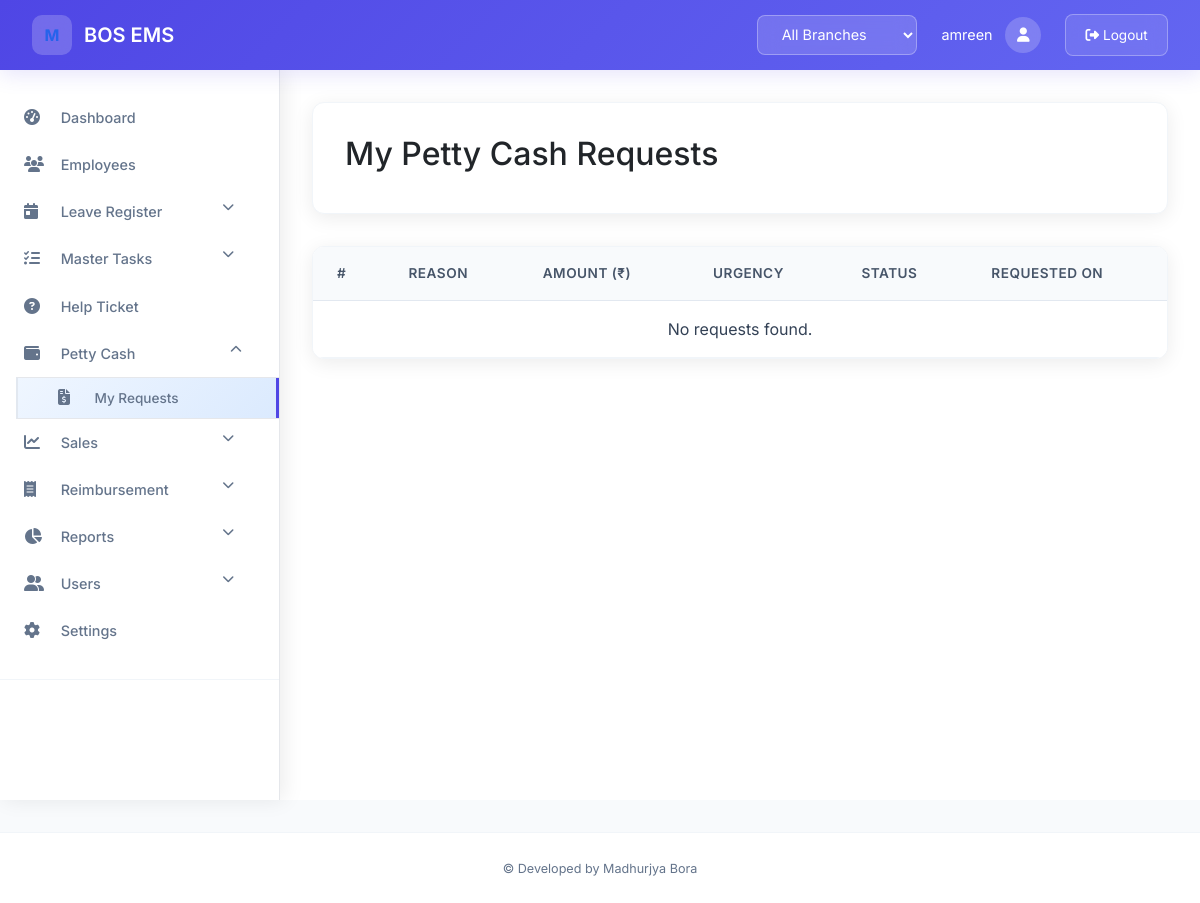
The page /petty_cash/ (signed in) on the database as committed earlier.
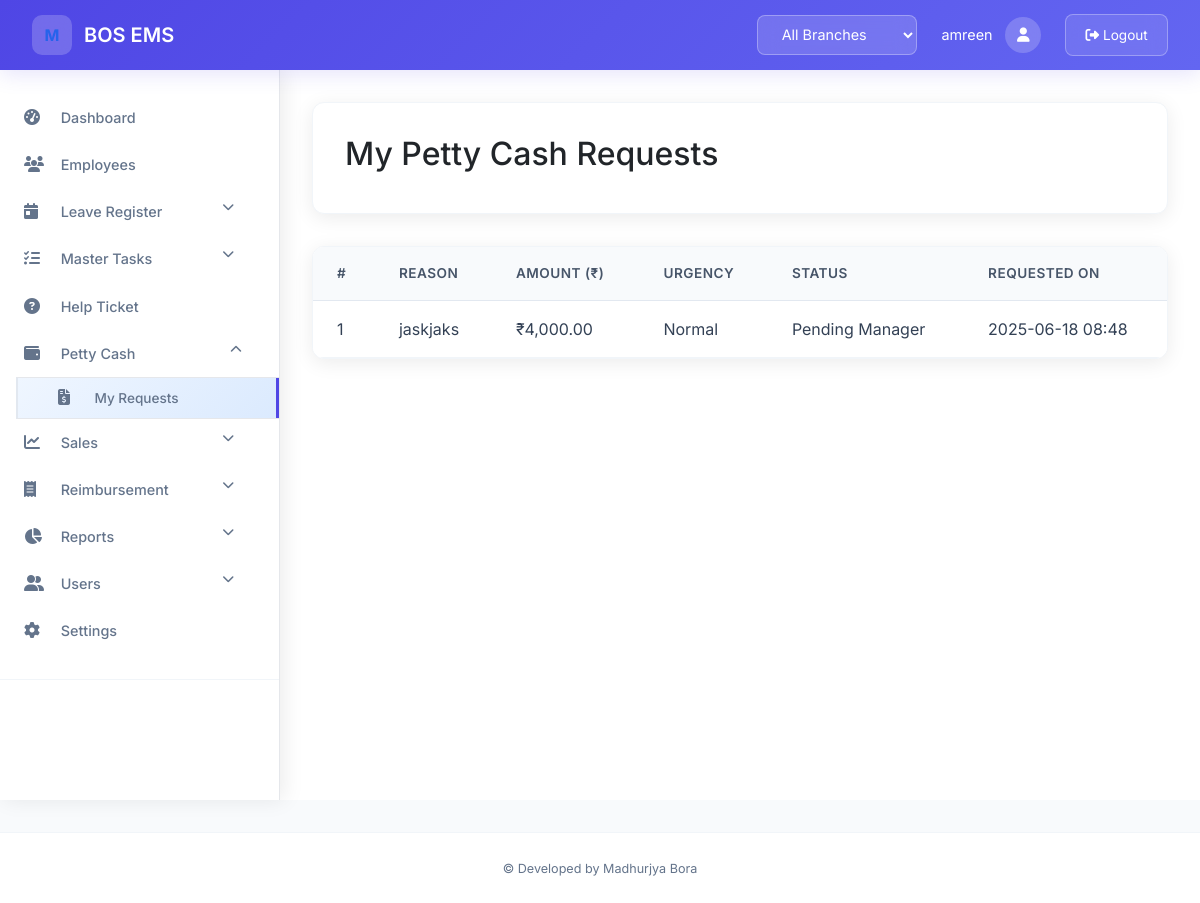
The same page on the database as committed later.
### apps/petty_cash/models.py (models this page shows, shortened)
class PettyCashRequest(models.Model):
    URGENCY_CHOICES = [
        ('Low', 'Low'),
        ('Medium', 'Medium'),
        ('High', 'High'),
    ]
    STATUS_CHOICES = [
        ('Pending', 'Pending'),
        ('Manager Approved', 'Manager Approved'),
        ('Manager Rejected', 'Manager Rejected'),
        ('Finance Approved', 'Finance Approved'),
        ('Finance Rejected', 'Finance Rejected'),
    ]
    requester         = models.ForeignKey(User, on_delete=models.CASCADE)
    reason            = models.TextField()
    amount            = models.DecimalField(max_digits=10, decimal_places=2)
    urgency           = models.CharField(max_length=10, choices=URGENCY_CHOICES, default='Low')
    status            = models.CharField(max_length=20, choices=STATUS_CHOICES, default='Pending')
    manager_comment   = models.TextField(blank=True, null=True)
    finance_comment   = models.TextField(blank=True, null=True)
    created_at        = models.DateTimeField(auto_now_add=True)
    updated_at        = models.DateTimeField(auto_now=True)

### apps/petty_cash/views.py (the view)
# urls.py: path('',              views.list_requests,     name='list_requests'),
@login_required
def list_requests(request):
    qs = PettyCashRequest.objects.filter(requester=request.user).order_by('-created_at')
    return render(request, 'petty_cash/list_requests.html', {
        'requests': qs
    })

### apps/core/templatetags/group_tags.py (called while the page is built)
@register.filter
def has_group(user, name):
    return user.groups.filter(name=name).exists()

### templates/petty_cash/list_requests.html (shortened to what this page needs)
{% extends "base.html" %}
{% load humanize %}
{% block content %}
<div class="page-header">
  <h2>My Petty Cash Requests</h2>
</div>
<div class="content-card">
  <div class="table-responsive">
    <table class="table mb-0">
      <thead>
        <tr>
          <th>#</th>
          <th>Reason</th>
          <th>Amount (₹)</th>
          <th>Urgency</th>
          <th>Status</th>
          <th>Requested On</th>
        </tr>
      </thead>
      <tbody>
        {% for req in requests %}
        <tr>
          <td>{{ forloop.counter }}</td>
          <td>{{ req.reason }}</td>
          <td>₹{{ req.amount|floatformat:2|intcomma }}</td>
          <td>{{ req.get_urgency_display }}</td>
          <td>{{ req.status }}</td>
          <td>{{ req.created_at|date:"Y-m-d H:i" }}</td>
        </tr>
        {% empty %}
        <tr>
          <td colspan="6" class="text-center">No requests found.</td>
        </tr>
        {% endfor %}
      </tbody>
    </table>
  </div>
</div>
{% endblock %}

Rows that differ between the two databases and show on the page:
added PettyCashRequest: reason "jaskjaks", amount "4,000.00", urgency "Normal", status "Pending Manager", created_at "2025-06-18 08:48"
Other text that changed with them:
text no longer shown: "No requests found."
